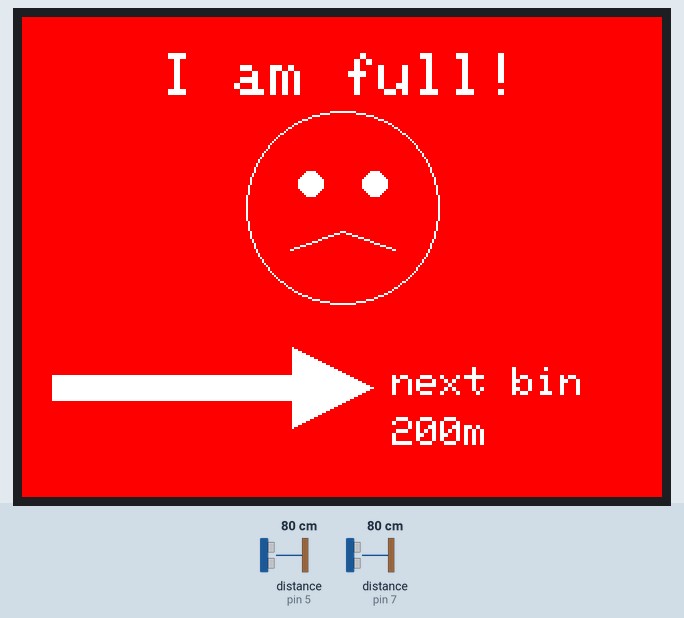
Recording of a sketch running on a simulated Arduino Uno, built with avr-gcc and run on an emulated ATmega328P. On the bench: 320×240 colour display. Wiring (inferred from the names in the program): 2 × ultrasonic range finder: trigger pin 4, echo pin 5 / trigger pin 6, echo pin 7. The test bench sets the inputs (shaded band); at power-on: distance to the obstacle (sensors on pin 5, pin 7) 80 cm. The echo pulse lasts 58.3 µs per cm.

Above: at 1.6 s.

The sketch:

final_code.ino
```cpp
// This is the final code of the SmoBi Project. Upload this code onto your arduino to test and validate our project!

// imports
#include <SPI.h>
#include <Adafruit_GFX.h>
#include <Adafruit_ILI9341.h>
#include <math.h>

// TFT Display Pin definitions
#define TFT_CS   10
#define TFT_DC    9
#define TFT_RST   8
Adafruit_ILI9341 tft(TFT_CS, TFT_DC, TFT_RST);

// Ultrasonic Sensor Pin Definitions
#define TRIG1 6
#define ECHO1 7
#define TRIG2 4
#define ECHO2 5

// function to read the distance to bin wall via ultrasonic sensors
float readDistanceCM(int trigPin, int echoPin) {
  digitalWrite(trigPin, LOW);
  delayMicroseconds(2);
  digitalWrite(trigPin, HIGH);
  delayMicroseconds(10);
  digitalWrite(trigPin, LOW);

  long duration = pulseIn(echoPin, HIGH, 30000); // 30ms timeout
  if (duration == 0) return -1;                 // reduce echo
  return duration * 0.0343f / 2.0f;
}

// Buzzer (tone)
#define BUZZER_PIN 3
// plays sound for throw in event
void playGreenSound() {
  // C-E-G, with slightly longer G
  tone(BUZZER_PIN, 262, 120); // C4
  delay(150);
  tone(BUZZER_PIN, 330, 120); // E4
  delay(150);
  tone(BUZZER_PIN, 392, 350); // G4 (longer)
  delay(380);
  noTone(BUZZER_PIN);
}

// Behavior tuning, change this to fit your bin type!
// distance to bin wall
const float NORMAL_CM = 17.0;
// tolerance
const float TOLERANCE_CM = 2.0;
// how long a throw in event can last
const unsigned long TRANSIENT_MAX_MS = 1000;
// how long feedback is shown
const unsigned long GREEN_HOLD_MS = 2000;
// how long screen stays until it is updated
const unsigned long ALARM_CLEAR_MS = 2000;

// checks deviation from sensor distances
bool isNormalDistance(float d) {
  if (d < 0) return true;
  return fabs(d - NORMAL_CM) <= TOLERANCE_CM;
}

// Color palette
uint16_t NEUTRAL_BG;   // navy idle background
uint16_t SUCCESS_BG;   // green success background
uint16_t TEXT_IDLE;    // idle text/icon color
uint16_t TEXT_OK;      // success text/icon color

// Drawing helpers
void drawCenteredText(const char* msg, int16_t y, uint8_t size, uint16_t fg, uint16_t bg) {
  tft.setTextSize(size);
  tft.setTextWrap(false);

  int16_t x1, y1;
  uint16_t w, h;
  tft.getTextBounds((char*)msg, 0, y, &x1, &y1, &w, &h);

  int16_t x = (tft.width() - (int16_t)w) / 2;
  if (x < 0) x = 0;

  tft.setTextColor(fg, bg);
  tft.setCursor(x, y);
  tft.print(msg);
}
// function to draw the smiley face
void drawSmiley(int16_t cx, int16_t cy, int16_t r, uint16_t color, bool happy) {
  tft.drawCircle(cx, cy, r, color);

  int16_t eyeR = max(2, r / 8);
  int16_t eyeOffX = r / 3;
  int16_t eyeOffY = r / 4;
  tft.fillCircle(cx - eyeOffX, cy - eyeOffY, eyeR, color);
  tft.fillCircle(cx + eyeOffX, cy - eyeOffY, eyeR, color);

  int16_t mouthW = (r * 11) / 10;
  int16_t mouthY = cy + r / 4;
  int16_t leftX  = cx - mouthW / 2;
  int16_t rightX = cx + mouthW / 2;
  int16_t d = r / 5;

  if (happy) {
    tft.drawLine(leftX, mouthY, cx, mouthY + d, color);
    tft.drawLine(cx, mouthY + d, rightX, mouthY, color);
  } else {
    tft.drawLine(leftX, mouthY + d, cx, mouthY, color);
    tft.drawLine(cx, mouthY, rightX, mouthY + d, color);
  }
}
// function to draw the arrow directing to next bin
void drawArrowRight(int16_t x, int16_t y, int16_t length, int16_t height, uint16_t color) {
  // shaft
  tft.fillRect(x, y - height/6, length, height/3, color);

  // head
  int16_t tipX = x + length + height;
  tft.fillTriangle(
    x + length, y - height/2,
    x + length, y + height/2,
    tipX,       y,
    color
  );
}

// Screens
void drawNormalScreen() {
  tft.fillScreen(NEUTRAL_BG);

  int16_t cx = tft.width() / 2;
  int16_t cy = tft.height() / 2 - 10;
  int16_t r  = min(tft.width(), tft.height()) / 5;

  drawSmiley(cx, cy, r, TEXT_IDLE, true);
  drawCenteredText("I have space!", tft.height() - 50, 2, TEXT_IDLE, NEUTRAL_BG);
}
// draw throw in event screen
void drawGreenScreen() {
  tft.fillScreen(SUCCESS_BG);

  int16_t cx = tft.width() / 2;
  int16_t cy = tft.height() / 2 - 20;
  int16_t r  = min(tft.width(), tft.height()) / 5;

  drawSmiley(cx, cy, r, TEXT_OK, true);
  drawCenteredText("thanks for keeping", tft.height() - 70, 2, TEXT_OK, SUCCESS_BG);
  drawCenteredText("this city clean!",   tft.height() - 45, 2, TEXT_OK, SUCCESS_BG);
}
// draw bin full screen
void drawRedScreen() {
  tft.fillScreen(ILI9341_RED);

  int16_t cx = tft.width() / 2;
  int16_t cy = tft.height() / 2 - 25;
  int16_t r  = min(tft.width(), tft.height()) / 5;

  drawCenteredText("I am full!", 18, 3, ILI9341_WHITE, ILI9341_RED);
  drawSmiley(cx, cy, r, ILI9341_WHITE, false);

  // Arrow + guidance at bottom (text placed safely to the right)
  int16_t y = tft.height() - 55;

  int16_t arrowX      = 15;
  int16_t arrowLen    = 120;
  int16_t arrowHeight = 40;
  int16_t textX       = arrowX + arrowLen + arrowHeight + 10; // padding to avoid overlap

  drawArrowRight(arrowX, y, arrowLen, arrowHeight, ILI9341_WHITE);

  tft.setTextSize(2);
  tft.setTextColor(ILI9341_WHITE, ILI9341_RED);
  tft.setCursor(textX, tft.height() - 65);
  tft.print("next bin");
  tft.setCursor(textX, tft.height() - 40);
  tft.print("200m");
}

// State machine
enum Mode { MODE_NORMAL, MODE_CHECKING, MODE_GREEN_HOLD, MODE_ALARM };
Mode mode = MODE_NORMAL;

unsigned long changeStartMs = 0;
unsigned long greenStartMs  = 0;
unsigned long alarmClearStartMs = 0;

Mode lastDrawnMode = (Mode)255; // force first draw

void setup() {
  Serial.begin(9600);

  // Ultrasonic setup
  pinMode(TRIG1, OUTPUT);
  pinMode(ECHO1, INPUT);
  pinMode(TRIG2, OUTPUT);
  pinMode(ECHO2, INPUT);
  digitalWrite(TRIG1, LOW);
  digitalWrite(TRIG2, LOW);

  // Buzzer setup
  pinMode(BUZZER_PIN, OUTPUT);
  noTone(BUZZER_PIN);

  // TFT setup
  tft.begin();
  tft.setRotation(1);

  // Apply palette
  NEUTRAL_BG = tft.color565(10, 30, 80);   // navy idle
  SUCCESS_BG = tft.color565(30, 130, 30);  // green success
  TEXT_IDLE  = ILI9341_WHITE;              // white on navy
  TEXT_OK    = ILI9341_BLACK;              // black on green

  drawNormalScreen();
  lastDrawnMode = MODE_NORMAL;
}
// main loop
void loop() {
  unsigned long now = millis();

  // Measure distances
  float d1 = readDistanceCM(TRIG1, ECHO1);
  delay(50);
  float d2 = readDistanceCM(TRIG2, ECHO2);

  bool normalNow = isNormalDistance(d1) && isNormalDistance(d2);

  switch (mode) {
    case MODE_NORMAL:
      if (!normalNow) {
        mode = MODE_CHECKING;
        changeStartMs = now;
      }
      break;

    case MODE_CHECKING:
      if (normalNow) {
        // Returned to normal: was it a brief transient?
        if (now - changeStartMs < TRANSIENT_MAX_MS) {
          mode = MODE_GREEN_HOLD;
          greenStartMs = now;
          playGreenSound(); // play C-E-G when screen turns green
        } else {
          mode = MODE_NORMAL;
        }
      } else {
        // Still abnormal: if it lasts long enough, alarm
        if (now - changeStartMs >= TRANSIENT_MAX_MS) {
          mode = MODE_ALARM;
          alarmClearStartMs = 0;
        }
      }
      break;

    case MODE_GREEN_HOLD:
      if (now - greenStartMs >= GREEN_HOLD_MS) {
        mode = MODE_NORMAL;
      }
      break;

    case MODE_ALARM:
      // Red stays only while abnormal; clear after 2s continuously normal
      if (normalNow) {
        if (alarmClearStartMs == 0) alarmClearStartMs = now;
        if (now - alarmClearStartMs >= ALARM_CLEAR_MS) {
          mode = MODE_NORMAL;
          alarmClearStartMs = 0;
        }
      } else {
        alarmClearStartMs = 0;
      }
      break;
  }

  // Redraw only when mode changes
  if (mode != lastDrawnMode) {
    if (mode == MODE_NORMAL)          drawNormalScreen();
    else if (mode == MODE_GREEN_HOLD) drawGreenScreen();
    else if (mode == MODE_ALARM)      drawRedScreen();
    else                              drawNormalScreen();

    lastDrawnMode = mode;
  }

  delay(150);
}
```
